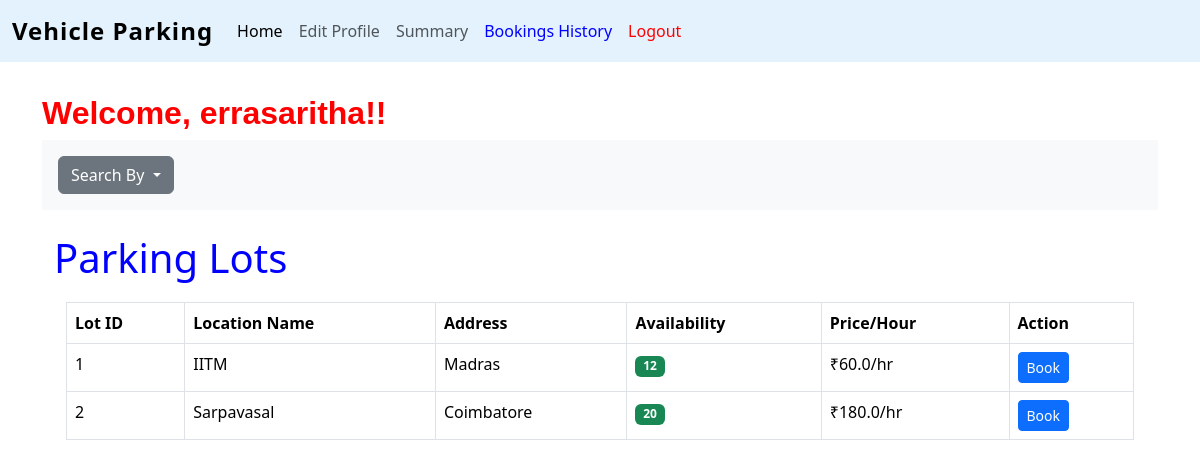
Screenshot of /user_dashboard (signed in) with the database file from the repository.
### controllers/models.py (models this page shows)
class parking_lot(db.Model):
    id = db.Column(db.Integer, primary_key=True)
    location_name = db.Column(db.String(100), nullable=False)
    max_spots = db.Column(db.Integer,nullable=True)
    available_spots = db.Column(db.Integer, nullable=True)
    price = db.Column(db.Float,nullable=False)
    address = db.Column(db.String(200),nullable=False)
    pincode = db.Column(db.String(10),nullable=True)
    spots = db.relationship('parking_spot')

### controllers/routes.py (the view)
@app.route('/user_dashboard',methods=['GET'])
def user_dashboard():
    return render_template('user_dashboard.html',lots=parking_lot.query.all())

### templates/user_dashboard.html (shortened to what this page needs)
{%extends 'layout.html'%}
{%block content%}
<div>
    <h2 class="text-left" style="font-family: 'Poppins', sans-serif;font-weight:600; color:red">
        Welcome, {{ session.get('username') }}!!
    </h2>
</div>
<div class="container-fluid bg-light p-3 mb-4 d-flex justify-content-start">
    <div class="dropdown">
        <button class="btn btn-secondary dropdown-toggle" type="button" data-bs-toggle="dropdown" aria-expanded="false">
            Search By
        </button>
    </div>
</div>
<div class="container">
    <h1 class="text-left my-2" style="color:blue">Parking Lots</h1>
    <div class="container-fluid col-12 my-3 mb-3 py-1">
        <table class="table table table-bordered">
            <thead>
                <tr>
                    <th scope="col">Lot ID</th>
                    <th scope="col">Location Name</th>
                    <th scope="col">Address</th>
                    <th scope="col">Availability</th>
                    <th scope="col">Price/Hour</th>
                    <th scope="col">Action</th>
                </tr>
            </thead>
            <tbody>
                {% for lot in lots %}
                <tr>
                    <td>{{ lot.id }}</td>
                    <td>{{ lot.location_name }}</td>
                    <td>{{ lot.address }}</td>
                    <td>
                        {% if lot.available_spots > 0 %}
                        <span class="badge bg-success">{{ lot.available_spots }}</span>
                        {% else %}
                        <span class="badge bg-danger">Full</span>
                        {% endif %}
                    </td>
                    <td>₹{{ lot.price }}/hr</td>
                    <td>
                        <a href="{{url_for('book',lot_id=lot.id)}}" class="btn btn-primary btn-sm">Book</a>
                    </td>
                </tr>
                {% endfor %}
            </tbody>
        </table>
    </div>
</div>
{%endblock%}

### rows the page displays
parking_lot: id "1", location_name "IITM", address "Madras", available_spots "12", price "60.0"
parking_lot: id "2", location_name "Sarpavasal", address "Coimbatore", available_spots "20", price "180.0"

### other values shown
{{ session.get('username') }} "errasaritha"
